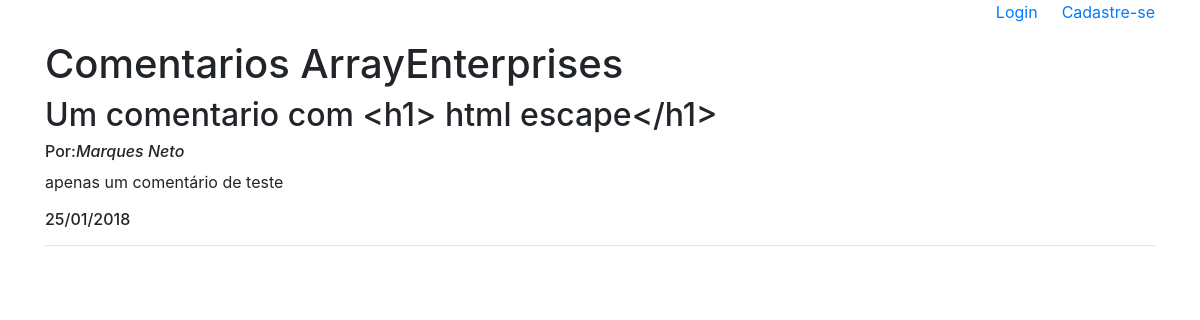
The page / on the database its author committed.
### tables this page shows
CREATE TABLE `comentario` (
  `cod_comentario` int(11) NOT NULL AUTO_INCREMENT,
  `comentario` text NOT NULL,
  `criacao` date NOT NULL,
  `titulo` varchar(100) NOT NULL,
  `cod_usuario` int(11) NOT NULL,
  PRIMARY KEY (`cod_comentario`),
  KEY `fk_comentario_Usuario_idx` (`cod_usuario`),
  CONSTRAINT `fk_comentario_Usuario` FOREIGN KEY (`cod_usuario`) REFERENCES `usuario` (`cod_usuario`) ON DELETE NO ACTION ON UPDATE NO ACTION
);

CREATE TABLE `usuario` (
  `cod_usuario` int(11) NOT NULL AUTO_INCREMENT,
  `nome` varchar(200) NOT NULL,
  `email` varchar(200) NOT NULL,
  `senha` varchar(50) NOT NULL,
  `ADM` tinyint(4) NOT NULL DEFAULT '0',
  PRIMARY KEY (`cod_usuario`)
);

### application/core/MY_Loader.php (called while the page is built, shortened)
<?php
class My_Loader extends CI_Loader{
    public function template($nome, $dados = array()) {
        $this->view("template/head.php");
        $this->view("template/navbar.php");
        $this->view($nome, $dados);
        $this->view("template/footer.php");
    }
}

### application/controllers/Comentarios.php (called while the page is built, shortened)
<?php
class Comentarios extends CI_Controller{
    public function index(){
        $this->load->helper("date_helper");
        $this->load->helper("typography");
        $this->load->model("Comentarios_model");
        $comentarios = $this->Comentarios_model->buscaComentarios();
           if($this->session->userdata("usuario_logado")){
           $usuario = $this->session->userdata("usuario_logado");
           $dados = array("comentarios" => $comentarios, 'usuario' => $usuario);
        }else{
            $dados = array("comentarios" => $comentarios);
        }
    $this->load->template("comentarios/index",$dados);
    }
}

### index.php (called while the page is built, shortened)
<?php
require_once BASEPATH.'core/CodeIgniter.php';

### application/models/comentarios_model.php (called while the page is built, shortened)
<?php
class Comentarios_model extends CI_Model{
    public function buscaComentarios(){
        $this->db->join("Usuario", "usuario.cod_usuario = comentario.cod_usuario");
        $this->db->select("comentario.*, Usuario.nome ");
         $this->db->from("comentario");
        return $this->db->get()->result_array();
    }
}

### application/helpers/date_helper.php (called while the page is built, shortened)
<?php
function dataMysqlParaPtBr($dataMysql){
    $data = new DateTime($dataMysql);
    return $data->format("d/m/Y");
}

### application/views/comentarios/index.php (the view, shortened to what this page needs)
<h1> Comentarios ArrayEnterprises</h1>
<?php foreach($comentarios as $comentario) : ?>
<h2><?= html_escape($comentario["titulo"])?></h2>
<h6>Por:<i><?= html_escape($comentario["nome"])?></i></h6>
<?= auto_typography(html_escape($comentario["comentario"]))?>
<h6><?= dataMysqlParaPtBr($comentario["criacao"])?><h6>
        <hr>
        <?php endforeach;?>

### application/views/template/head.php (shortened to what this page needs)
<!DOCTYPE html>
<html lang="pt/br">
<head>
    <link href="<?php echo  base_url("css/bootstrap.css"); ?>" rel="stylesheet" type="text/css"/>
    </head>
    <body>

### application/views/template/navbar.php
    <div class="container">
         <div class="text-right">
    <?php if(!$this->session->userdata("usuario_logado")){
  echo anchor("Login/index","Login");
  echo anchor("Usuario/cadastrar","Cadastre-se", array("class" => "ml-4"));
    }else{
  echo anchor("Login/logout","logout");
  echo anchor("EditaCadastro/index","Editar cadastro", array("class" => "ml-4"));
    }
    ?>
</div>

### application/views/template/footer.php
</div>
  </body>
</html>

### rows shown on the page
comentario: titulo "Um comentario com <h1> html escape</h1>", cod_usuario.nome "Marques Neto", comentario "apenas um comentário de teste", criacao "25/01/2018"

### other values the page prints
anchor("Login/index","Login") "Login"
anchor("Usuario/cadastrar","Cadastre-se", array("class" => "ml-4")) "Cadastre-se"
